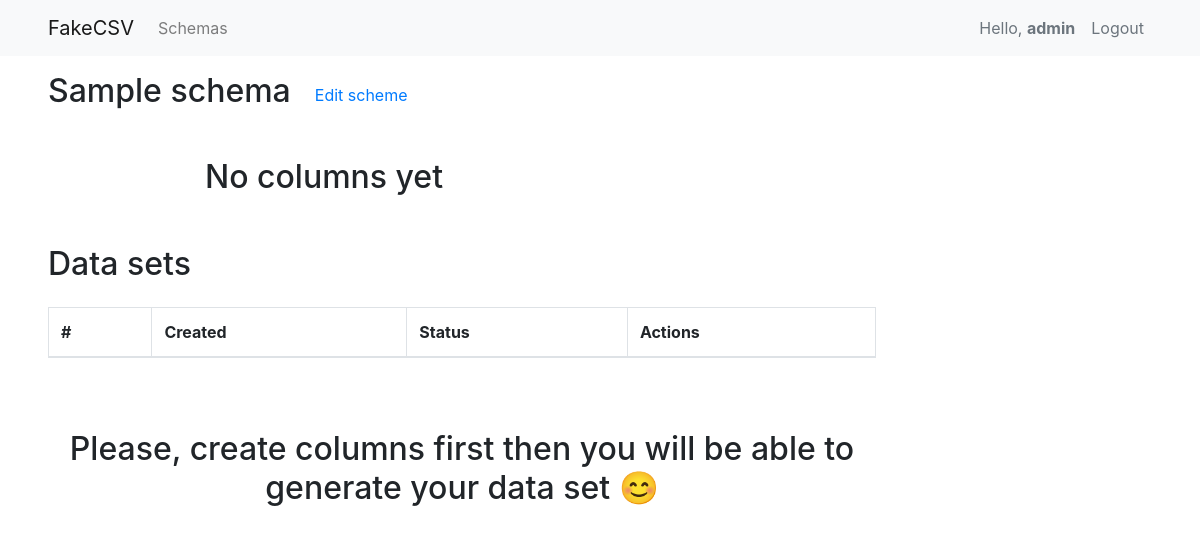
The app's page /data_sets/4 (signed in), older data.
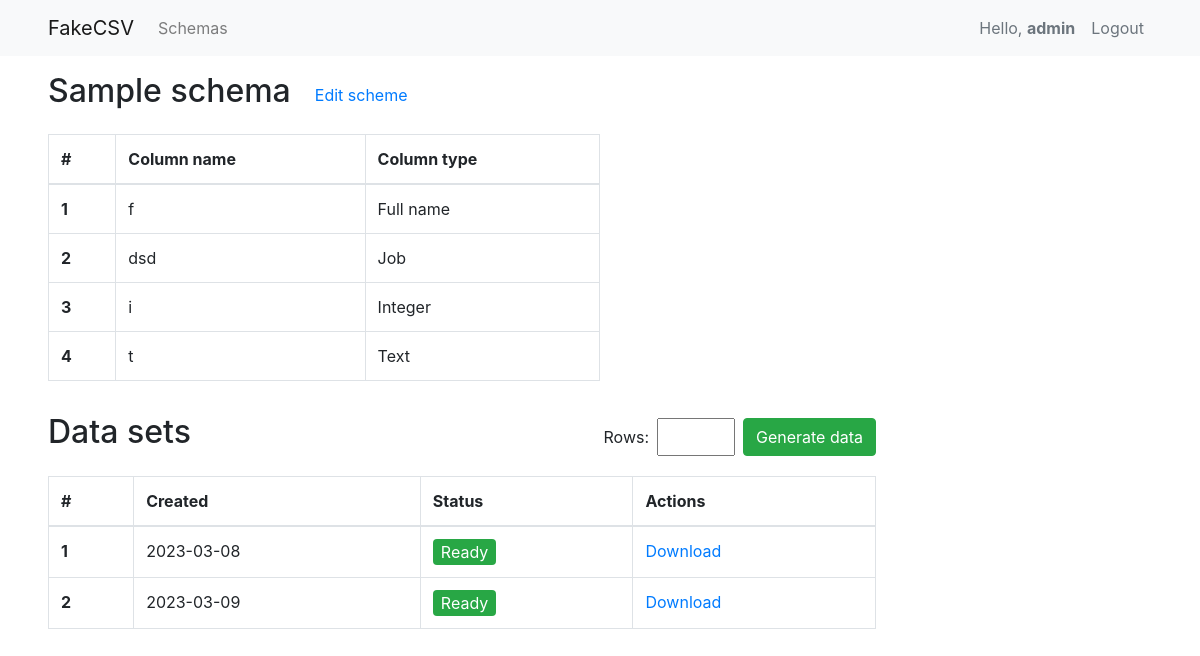
The same page, newer data.
### fake_csv_app/models.py (models this page shows, shortened)
class Column(models.Model):
    TYPE_CHOICES = (
        ('full_name', 'Full name'),
        ('job', 'Job'),
        ('email', 'Email'),
        ('domain_name', 'Domain name'),
        ('phone_number', 'Phone number'),
        ('company_name', 'Company Name'),
        ('integer', 'Integer'),
        ('text', 'Text'),
        ('address', 'Address'),
        ('date', 'Date'),
    )
    column_name = models.CharField(max_length=128)
    column_type = models.CharField(choices=TYPE_CHOICES, max_length=32)
    from_range = models.IntegerField(blank=True, null=True)
    to_range = models.IntegerField(blank=True, null=True)
    order = models.IntegerField(default=1)
    schema = models.ForeignKey(Schema, on_delete=models.CASCADE, blank=True)

class DataSet(models.Model):
    created = models.DateField(auto_now_add=True)
    status = models.BooleanField(default=False)
    file = models.FileField(blank=True)
    schema = models.ForeignKey(Schema, on_delete=models.CASCADE)
    class Meta:
        get_latest_by = ['id']

### fake_csv_app/views.py (the view)
# urls.py: path('data_sets/<int:schema_id>', views.data_sets_page, name='datasets'),
@login_required
def data_sets_page(request, schema_id):
    try:
        schema = Schema.objects.get(user=request.user, id=schema_id)
        columns = schema.column_set.all()
        sets = schema.dataset_set.all()
    except Schema.DoesNotExist:
        return redirect('schemas')
    context = {
        'schema': schema,
        'columns': columns,
        'data_sets': sets,
    }
    return render(request, "data_sets.html", context=context)

### fake_csv_app/templates/data_sets.html (shortened to what this page needs)
{% extends 'base.html' %}
{% load static %}
{% block content %}
    {% include 'navbar.html' %}
    <div class="mx-5">
        <div class="w-50">
            <div class="d-flex justify-content-start align-items-center">
                <h2 class="py-3">Sample schema</h2>
                <a href="{% url 'update_schema' schema.id %}" class="link-primary mx-4">Edit scheme</a>
            </div>
            {% if columns %}
                <table class="table table-bordered">
                    <thead>
                    <tr>
                        <th scope="col">#</th>
                        <th scope="col">Column name</th>
                        <th scope="col">Column type</th>
                    </tr>
                    </thead>
                    <tbody>
                    {% for column in columns %}
                        <tr>
                            <th scope="row">{{ forloop.counter }}</th>
                            <td>{{ column.column_name }}</td>
                            <td>{{ column.get_column_type_display }}</td>
                        </tr>
                    {% endfor %}
                    </tbody>
                </table>
            {% else %}
                <h2 class="text-center py-4">No columns yet</h2>
            {% endif %}
        </div>
        <div class="w-75">
            <div class="d-flex justify-content-between align-items-center">
                <h2 class="py-3">Data sets</h2>
                {% if columns %}
                    <form action="" method="post" id="rows_form" class="d-flex justify-content-end">
                        <span for="rows" class="align-self-center">Rows: </span>
                        <input type="number" id="input_rows" name="rows" class="w-25 mx-2" min="1" max="10000" required>
                        <button type="submit" id="generate_data" class="btn btn-success">Generate data</button>
                    </form>
                {% endif %}
            </div>
            <table class="table table-bordered mb-5">
                <thead>
                <tr>
                    <th scope="col">#</th>
                    <th scope="col">Created</th>
                    <th scope="col">Status</th>
                    <th scope="col">Actions</th>
                </tr>
                </thead>
                <tbody id="data_sets_table">
                {% if data_sets %}
                    {% for data_set in data_sets %}
                        <tr>
                            <th scope="row">{{ forloop.counter }}</th>
                            <td>{{ data_set.created|date:"Y-m-d" }}</td>
                            <td>
                                {% if data_set.status %}
                                    <button class="btn-success rounded border-0 px-2">Ready</button>
                                {% else %}
                                    <button class="btn-secondary rounded border-0">Processing</button>
                                {% endif %}
                            </td>
                            <td>
                                {% if data_set.status %}
                                    <a href="{{ data_set.file.url }}" class="link-primary">Download</a>
                                {% endif %}
                            </td>
                        </tr>
                    {% endfor %}
                {% endif %}
                </tbody>
            </table>
            {% if not columns %}
                <h2 class="text-center py-4">Please, create columns first then you will be able to generate your data set 😊</h2>
            {% endif %}
        </div>
    </div>
{% endblock %}

### fake_csv_app/templates/base.html (shortened to what this page needs)
{% load static %}
<!DOCTYPE html>
<html lang="en">
<head>
    <link rel="stylesheet" href="{% static 'bootstrap/css/bootstrap.min.css' %}">
    <link rel="stylesheet" href="{% static 'fonts/style.css' %}">
</head>
<body>
    {% block content %}{% endblock content %}
</body>
</html>

### fake_csv_app/templates/navbar.html (shortened to what this page needs)
<nav class="navbar navbar-expand-lg navbar-light bg-light px-5">
    <a class="navbar-brand" href="#">FakeCSV</a>
    <div class="collapse navbar-collapse" id="navbarSupportedContent">
        <ul class="navbar-nav mr-auto">
            <li class="nav-item">
                <a class="nav-link" href="{% url 'schemas' %}">Schemas</a>
            </li>
        </ul>
        <ul class="navbar-nav my-2 my-lg-0">
               <li class="nav-item">
                <span class="nav-link text-muted" href="#">Hello, <span class="font-weight-bold">{{ request.user.username }}</span></span>
            </li>
            <li class="nav-item">
                <a class="nav-link text-muted" href="{% url 'logout' %}">Logout</a>
            </li>
        </ul>
    </div>
</nav>

Row changes from the older to the newer data that the page shows:
added Column: column_name "f", column_type "Full name"
added Column: column_name "dsd", column_type "Job"
added Column: column_name "i", column_type "Integer"
added Column: column_name "t", column_type "Text"
added DataSet: created "2023-03-08", status "Ready"
added DataSet: created "2023-03-09", status "Ready"
Text that changed along with them:
text no longer shown: "No columns yet Please, create columns first then you will be able to generate your data set 😊"
text now shown: "# Column name Column type Rows: Generate data"
